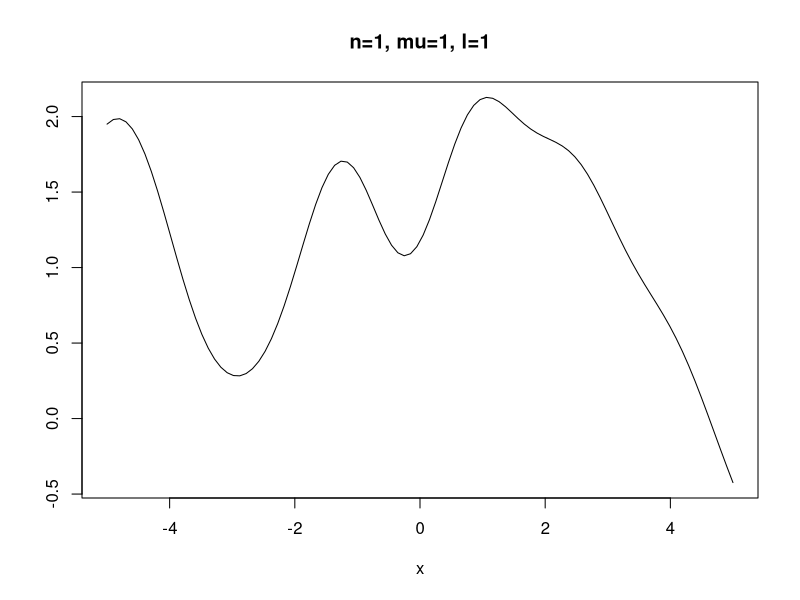
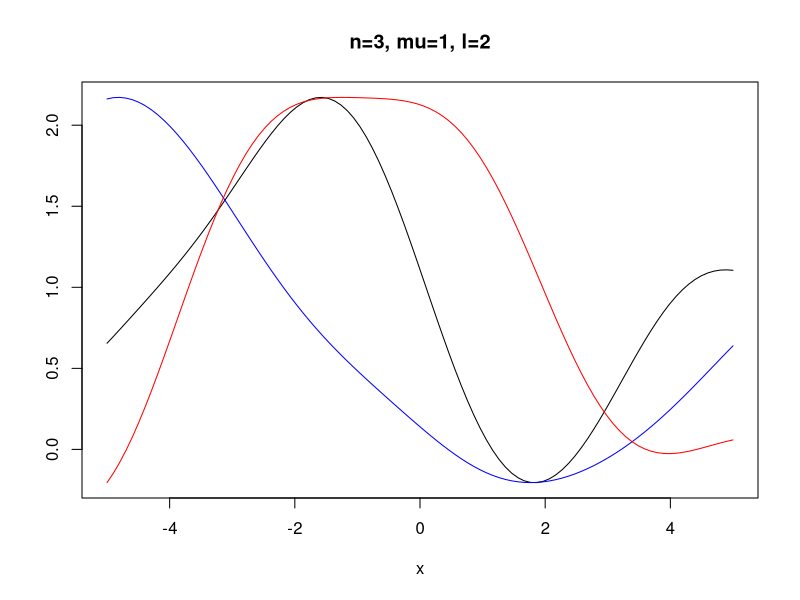
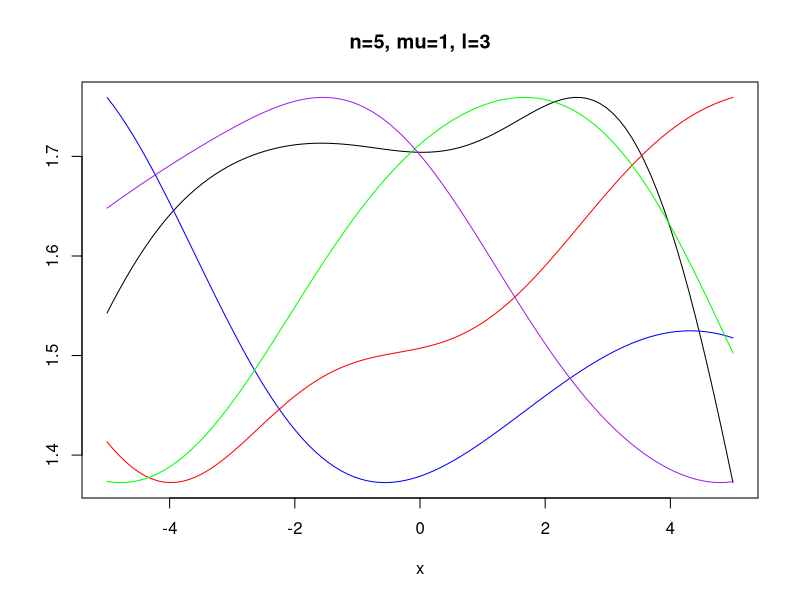
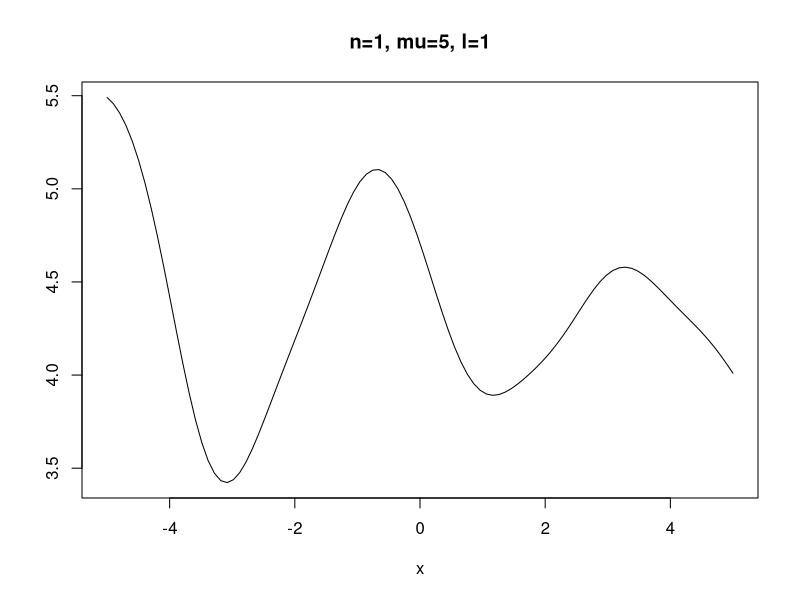
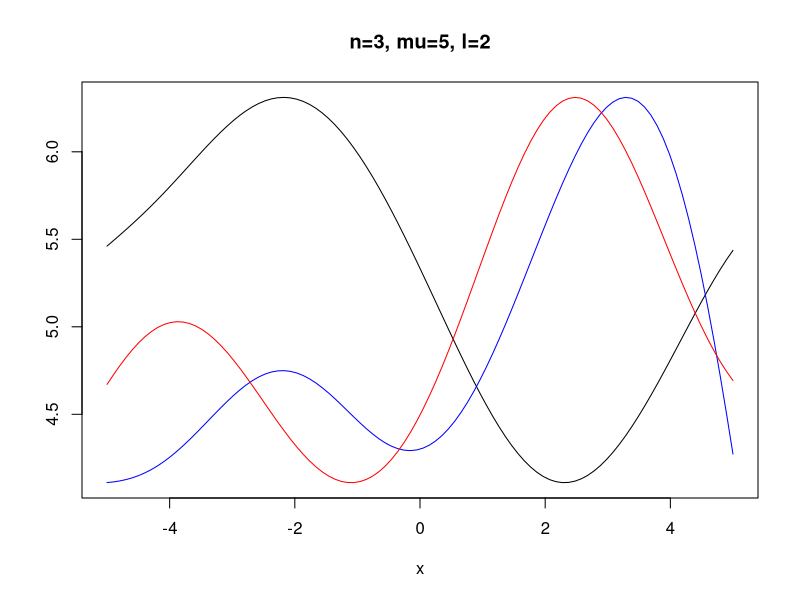
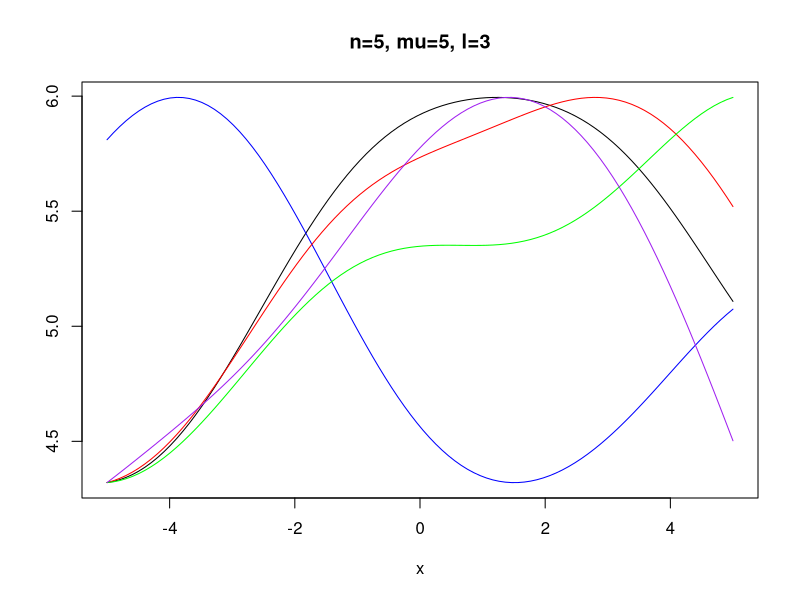
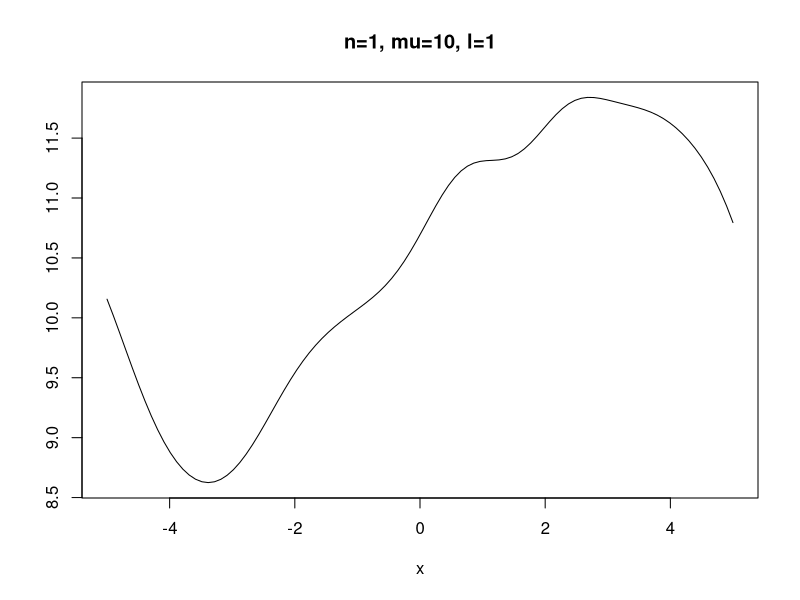
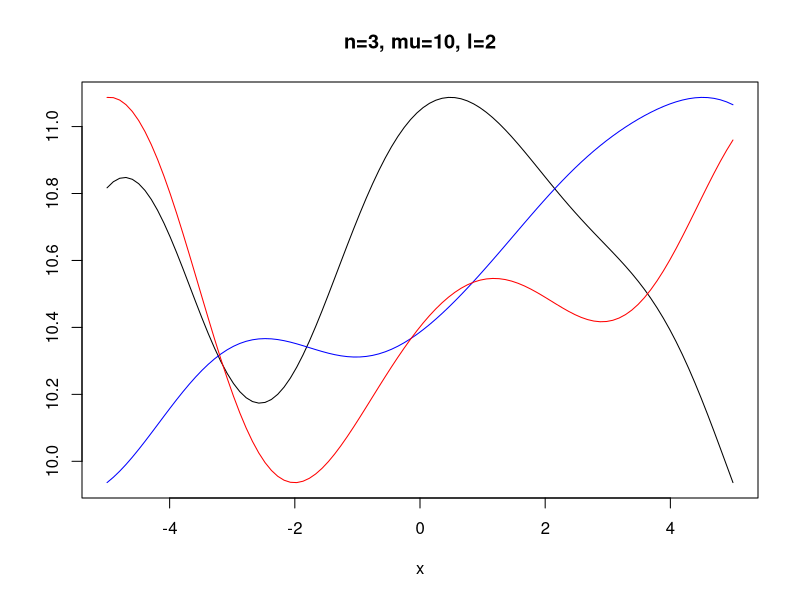

Reproduce these figures in R, in order.
############ Susan Cherry ##############
###### Advanced Machine Learning #######
########## Coding Assignment 3 #########
library(MASS)


######## Squared Exponential ###########

squared_exponential = function(x, y, l){
  
  #find the length of each
  len1=length(x)
  len2=length(y)
  
  #initialize a matrix
  sq_matrix= matrix(0, nrow=len1, ncol=len2)
  
  #iterate and add to the matrix
  for (i in 1:len1) {
    for (j in 1:len2) {
      sq_matrix[i,j] = exp(-((x[i]-y[j])^2)/(2*l^2))
    }
  }
  #return matrix
  return(sq_matrix)
  
}
  
  ########### Gamma Exponential ##################
  gamma_exp=function(x, y, l, gamma) {
    #find the length of each
    len1=length(x)
    len2=length(y)
    
    #initialize a matrix
    sq_matrix= matrix(0, nrow=len1, ncol=len2)
    
    #iterate and add to the matrix
    for (i in 1:len1) {
      for (j in 1:len2) {
        a=abs(x[i]-y[j])
        sq_matrix[i,j] = exp(-(a/l)^gamma)
      }
    }
    #return matrix 
    return(sq_matrix)
  }
  


  
  
  ########## Rational Quadtratic ###########
  rational_quad=function(x, y, k, alpha) {
    #find the length of each
    len1=length(x)
    len2=length(y)
    
    #initialize a matrix
    sq_matrix= matrix(0, nrow=len1, ncol=len2)
    
    #iterate and add to the matrix
    for (i in 1:len1) {
      for (j in 1:len2) {
        
        sq_matrix[i,j] = (1 + ((x[i]-y[j])^2/(2*alpha*k^2)))   ^(-alpha)
      }
    }
    #return matrix 
    return(sq_matrix)
  }
  


######## Squared Exponential Plots ##################

x_values=seq(-5,5,length=100)

########## n=1, mu=1, l=1
plot1_sigma=squared_exponential(x_values,x_values,1)
p1_norm=mvrnorm(1, rep(1, 100), plot1_sigma)
plot(x_values,p1_norm,xlab="x", ylab=" ",main="n=1, mu=1, l=1",type="l")


########## n=3, mu=1, l=2
plot2_sigma=squared_exponential(x_values,x_values,2)
p2_norm1=mvrnorm(1, rep(1, 100), plot2_sigma)
p2_norm2=mvrnorm(1, rep(1, 100), plot2_sigma)
p2_norm3=mvrnorm(1, rep(1, 100), plot2_sigma)

plot(x_values,p2_norm1,xlab="x", ylab=" ",main="n=3, mu=1, l=2",type="l")
par(new=TRUE)
plot(x_values,p2_norm2,col="blue",axes=FALSE,type="l",ylab=" ",xlab=" ")
par(new=TRUE)
plot(x_values,p2_norm3,col="red",axes=FALSE,type="l",ylab=" ",xlab=" ")

########## n=5, mu=1, l=3
plot3_sigma=squared_exponential(x_values,x_values,3)
p3_norm1=mvrnorm(1, rep(1, 100), plot3_sigma)
p3_norm2=mvrnorm(1, rep(1, 100), plot3_sigma)
p3_norm3=mvrnorm(1, rep(1, 100), plot3_sigma)
p3_norm4=mvrnorm(1, rep(1, 100), plot3_sigma)
p3_norm5=mvrnorm(1, rep(1, 100), plot3_sigma)

plot(x_values,p3_norm1,xlab="x", ylab=" ",main="n=5, mu=1, l=3",type="l")
par(new=TRUE)
plot(x_values,p3_norm2,col="blue",axes=FALSE,type="l",ylab=" ",xlab=" ")
par(new=TRUE)
plot(x_values,p3_norm3,col="red",axes=FALSE,type="l",ylab=" ",xlab=" ")
par(new=TRUE)
plot(x_values,p3_norm4,col="green",axes=FALSE,type="l",ylab=" ",xlab=" ")
par(new=TRUE)
plot(x_values,p3_norm5,col="purple",axes=FALSE,type="l",ylab=" ",xlab=" ")


########## n=1, mu=5, l=1
plot4_sigma=squared_exponential(x_values,x_values,1)
p4_norm=mvrnorm(1, rep(5, 100), plot4_sigma)
plot(x_values,p4_norm,xlab="x", ylab=" ",main="n=1, mu=5, l=1",type="l")

########## n=3, mu=5, l=2
plot5_sigma=squared_exponential(x_values,x_values,2)
p5_norm1=mvrnorm(1, rep(5, 100), plot5_sigma)
p5_norm2=mvrnorm(1, rep(5, 100), plot5_sigma)
p5_norm3=mvrnorm(1, rep(5, 100), plot5_sigma)

plot(x_values,p5_norm1,xlab="x", ylab=" ",main="n=3, mu=5, l=2",type="l")
par(new=TRUE)
plot(x_values,p5_norm2,col="blue",axes=FALSE,type="l",ylab=" ",xlab=" ")
par(new=TRUE)
plot(x_values,p5_norm3,col="red",axes=FALSE,type="l",ylab=" ",xlab=" ")

########## n=5, mu=5, l=3
plot6_sigma=squared_exponential(x_values,x_values,3)
p6_norm1=mvrnorm(1, rep(5, 100), plot6_sigma)
p6_norm2=mvrnorm(1, rep(5, 100), plot6_sigma)
p6_norm3=mvrnorm(1, rep(5, 100), plot6_sigma)
p6_norm4=mvrnorm(1, rep(5, 100), plot6_sigma)
p6_norm5=mvrnorm(1, rep(5, 100), plot6_sigma)

plot(x_values,p6_norm1,xlab="x", ylab=" ",main="n=5, mu=5, l=3",type="l")
par(new=TRUE)
plot(x_values,p6_norm2,col="blue",axes=FALSE,type="l",ylab=" ",xlab=" ")
par(new=TRUE)
plot(x_values,p6_norm3,col="red",axes=FALSE,type="l",ylab=" ",xlab=" ")
par(new=TRUE)
plot(x_values,p6_norm4,col="green",axes=FALSE,type="l",ylab=" ",xlab=" ")
par(new=TRUE)
plot(x_values,p6_norm5,col="purple",axes=FALSE,type="l",ylab=" ",xlab=" ")

########## n=1, mu=10, l=1
plot7_sigma=squared_exponential(x_values,x_values,1)
p7_norm=mvrnorm(1, rep(10, 100), plot7_sigma)
plot(x_values,p7_norm,xlab="x", ylab=" ",main="n=1, mu=10, l=1",type="l")

########## n=3, mu=10, l=2
plot8_sigma=squared_exponential(x_values,x_values,2)
p8_norm1=mvrnorm(1, rep(10, 100), plot8_sigma)
p8_norm2=mvrnorm(1, rep(10, 100), plot8_sigma)
p8_norm3=mvrnorm(1, rep(10, 100), plot8_sigma)

plot(x_values,p8_norm1,xlab="x", ylab=" ",main="n=3, mu=10, l=2",type="l")
par(new=TRUE)
plot(x_values,p8_norm2,col="blue",axes=FALSE,type="l",ylab=" ",xlab=" ")
par(new=TRUE)
plot(x_values,p8_norm3,col="red",axes=FALSE,type="l",ylab=" ",xlab=" ")


########## n=5, mu=10, l=3

plot9_sigma=squared_exponential(x_values,x_values,3)
p9_norm1=mvrnorm(1, rep(10, 100), plot9_sigma)
p9_norm2=mvrnorm(1, rep(10, 100), plot9_sigma)
p9_norm3=mvrnorm(1, rep(10, 100), plot9_sigma)
p9_norm4=mvrnorm(1, rep(10, 100), plot9_sigma)
p9_norm5=mvrnorm(1, rep(10, 100), plot9_sigma)

plot(x_values,p9_norm1,xlab="x", ylab=" ",main="n=5, mu=10, l=3",type="l")
par(new=TRUE)
plot(x_values,p9_norm2,col="blue",axes=FALSE,type="l",ylab=" ",xlab=" ")
par(new=TRUE)
plot(x_values,p9_norm3,col="red",axes=FALSE,type="l",ylab=" ",xlab=" ")
par(new=TRUE)
plot(x_values,p9_norm4,col="green",axes=FALSE,type="l",ylab=" ",xlab=" ")
par(new=TRUE)
plot(x_values,p9_norm5,col="purple",axes=FALSE,type="l",ylab=" ",xlab=" ")


################## Gamma Exponential Plots

###### n=1, mu=1, l=1, gamma=0.1 

plot10_sigma=  gamma_exp(x_values,x_values,1,0.1)
p10_norm=mvrnorm(1, rep(1, 100), plot10_sigma)
plot(x_values,p10_norm,xlab="x", ylab=" ",main="n=1, mu=1, l=1, gamma=0.1",type="l")

###### n=3, mu=1, l=2, gamma=1 
plot11_sigma=gamma_exp(x_values,x_values,2,1)
p11_norm1=mvrnorm(1, rep(5, 100), plot11_sigma)
p11_norm2=mvrnorm(1, rep(5, 100), plot11_sigma)
p11_norm3=mvrnorm(1, rep(5, 100), plot11_sigma)

plot(x_values,p11_norm1,xlab="x", ylab=" ",main="n=3, mu=5, l=2, gamma=1",type="l")
par(new=TRUE)
plot(x_values,p11_norm2,col="blue",axes=FALSE,type="l",ylab=" ",xlab=" ")
par(new=TRUE)
plot(x_values,p11_norm3,col="red",axes=FALSE,type="l",ylab=" ",xlab=" ")


###### n=5, mu=1, l=3, gamma=2
plot12_sigma=gamma_exp(x_values,x_values,3,2)
p12_norm1=mvrnorm(1, rep(1, 100), plot12_sigma)
p12_norm2=mvrnorm(1, rep(1, 100), plot12_sigma)
p12_norm3=mvrnorm(1, rep(1, 100), plot12_sigma)
p12_norm4=mvrnorm(1, rep(1, 100), plot12_sigma)
p12_norm5=mvrnorm(1, rep(1, 100), plot12_sigma)

plot(x_values,p12_norm1,xlab="x", ylab=" ",main="n=5, mu=1, l=3, gamma=2",type="l")
par(new=TRUE)
plot(x_values,p12_norm2,col="blue",axes=FALSE,type="l",ylab=" ",xlab=" ")
par(new=TRUE)
plot(x_values,p12_norm3,col="red",axes=FALSE,type="l",ylab=" ",xlab=" ")
par(new=TRUE)
plot(x_values,p12_norm4,col="green",axes=FALSE,type="l",ylab=" ",xlab=" ")
par(new=TRUE)
plot(x_values,p12_norm5,col="purple",axes=FALSE,type="l",ylab=" ",xlab=" ")

###### n=1, mu=5, l=1, gamma=0.1 
plot13_sigma=  gamma_exp(x_values,x_values,1,0.1)
p13_norm=mvrnorm(1, rep(5, 100), plot13_sigma)
plot(x_values,p13_norm,xlab="x", ylab=" ",main="n=1, mu=5, l=1, gamma=0.1",type="l")

###### n=3, mu=5, l=2, gamma=1 
plot14_sigma=gamma_exp(x_values,x_values,2,1)
p14_norm1=mvrnorm(1, rep(10, 100), plot14_sigma)
p14_norm2=mvrnorm(1, rep(10, 100), plot14_sigma)
p14_norm3=mvrnorm(1, rep(10, 100), plot14_sigma)

plot(x_values,p14_norm1,xlab="x", ylab=" ",main="n=3, mu=10, l=2, gamma=1",type="l")
par(new=TRUE)
plot(x_values,p14_norm2,col="blue",axes=FALSE,type="l",ylab=" ",xlab=" ")
par(new=TRUE)
plot(x_values,p14_norm3,col="red",axes=FALSE,type="l",ylab=" ",xlab=" ")


###### n=5, mu=5, l=3, gamma=2
plot15_sigma=gamma_exp(x_values,x_values,3,2)
p15_norm1=mvrnorm(1, rep(5, 100), plot15_sigma)
p15_norm2=mvrnorm(1, rep(5, 100), plot15_sigma)
p15_norm3=mvrnorm(1, rep(5, 100), plot15_sigma)
p15_norm4=mvrnorm(1, rep(5, 100), plot15_sigma)
p15_norm5=mvrnorm(1, rep(5, 100), plot15_sigma)

plot(x_values,p15_norm1,xlab="x", ylab=" ",main="n=5, mu=5, l=3, gamma=2",type="l")
par(new=TRUE)
plot(x_values,p15_norm2,col="blue",axes=FALSE,type="l",ylab=" ",xlab=" ")
par(new=TRUE)
plot(x_values,p15_norm3,col="red",axes=FALSE,type="l",ylab=" ",xlab=" ")
par(new=TRUE)
plot(x_values,p15_norm4,col="green",axes=FALSE,type="l",ylab=" ",xlab=" ")
par(new=TRUE)
plot(x_values,p15_norm5,col="purple",axes=FALSE,type="l",ylab=" ",xlab=" ")

###### n=1, mu=10, l=1, gamma=0.1 
plot16_sigma=  gamma_exp(x_values,x_values,1,0.1)
p16_norm=mvrnorm(1, rep(10, 100), plot16_sigma)
plot(x_values,p16_norm,xlab="x", ylab=" ",main="n=1, mu=10, l=1, gamma=0.1",type="l")


###### n=3, mu=10, l=2, gamma=1 
plot17_sigma=gamma_exp(x_values,x_values,2,1)
p17_norm1=mvrnorm(1, rep(5, 100), plot17_sigma)
p17_norm2=mvrnorm(1, rep(5, 100), plot17_sigma)
p17_norm3=mvrnorm(1, rep(5, 100), plot17_sigma)

plot(x_values,p17_norm1,xlab="x", ylab=" ",main="n=3, mu=5, l=2, gamma=1",type="l")
par(new=TRUE)
plot(x_values,p17_norm2,col="blue",axes=FALSE,type="l",ylab=" ",xlab=" ")
par(new=TRUE)
plot(x_values,p17_norm3,col="red",axes=FALSE,type="l",ylab=" ",xlab=" ")


###### n=5, mu=10, l=3, gamma=2
plot18_sigma=gamma_exp(x_values,x_values,3,2)
p18_norm1=mvrnorm(1, rep(10, 100), plot18_sigma)
p18_norm2=mvrnorm(1, rep(10, 100), plot18_sigma)
p18_norm3=mvrnorm(1, rep(10, 100), plot18_sigma)
p18_norm4=mvrnorm(1, rep(10, 100), plot18_sigma)
p18_norm5=mvrnorm(1, rep(10, 100), plot18_sigma)

plot(x_values,p18_norm1,xlab="x", ylab=" ",main="n=5, mu=10, l=3, gamma=2",type="l")
par(new=TRUE)
plot(x_values,p18_norm2,col="blue",axes=FALSE,type="l",ylab=" ",xlab=" ")
par(new=TRUE)
plot(x_values,p18_norm3,col="red",axes=FALSE,type="l",ylab=" ",xlab=" ")
par(new=TRUE)
plot(x_values,p18_norm4,col="green",axes=FALSE,type="l",ylab=" ",xlab=" ")
par(new=TRUE)
plot(x_values,p18_norm5,col="purple",axes=FALSE,type="l",ylab=" ",xlab=" ")


########### Rational Quad Plots 



#### n=1, mu=1, l=1, alpha=0.1
plot20_sigma= rational_quad(x_values,x_values,1,0.1)
p20_norm=mvrnorm(1, rep(1, 100), plot20_sigma)
plot(x_values,p20_norm,xlab="x", ylab=" ",main="n=1, mu=1, l=1, alpha=0.1",type="l")


#### n=3, mu=1, l=1, alpha=1
plot21_sigma=rational_quad(x_values,x_values,2,1)
p21_norm1=mvrnorm(1, rep(1, 100), plot21_sigma)
p21_norm2=mvrnorm(1, rep(1, 100), plot21_sigma)
p21_norm3=mvrnorm(1, rep(1, 100), plot21_sigma)

plot(x_values,p21_norm1,xlab="x", ylab=" ",main="n=3, mu=1, l=2, alpha=1",type="l")
par(new=TRUE)
plot(x_values,p21_norm2,col="blue",axes=FALSE,type="l",ylab=" ",xlab=" ")
par(new=TRUE)
plot(x_values,p21_norm3,col="red",axes=FALSE,type="l",ylab=" ",xlab=" ")


#### n=5, mu=1, l=1, alpha=3
plot22_sigma=rational_quad(x_values,x_values,3,3)
p22_norm1=mvrnorm(1, rep(1, 100), plot22_sigma)
p22_norm2=mvrnorm(1, rep(1, 100), plot22_sigma)
p22_norm3=mvrnorm(1, rep(1, 100), plot22_sigma)
p22_norm4=mvrnorm(1, rep(1, 100), plot22_sigma)
p22_norm5=mvrnorm(1, rep(1, 100), plot22_sigma)

plot(x_values,p22_norm1,xlab="x", ylab=" ",main="n=5, mu=1, l=3, alpha=3",type="l")
par(new=TRUE)
plot(x_values,p22_norm2,col="blue",axes=FALSE,type="l",ylab=" ",xlab=" ")
par(new=TRUE)
plot(x_values,p22_norm3,col="red",axes=FALSE,type="l",ylab=" ",xlab=" ")
par(new=TRUE)
plot(x_values,p22_norm4,col="green",axes=FALSE,type="l",ylab=" ",xlab=" ")
par(new=TRUE)
plot(x_values,p22_norm5,col="purple",axes=FALSE,type="l",ylab=" ",xlab=" ")


#### n=1, mu=5, l=1, alpha=0.1
plot23_sigma= rational_quad(x_values,x_values,1,0.1)
p23_norm=mvrnorm(1, rep(5, 100), plot23_sigma)
plot(x_values,p23_norm,xlab="x", ylab=" ",main="n=1, mu=5, l=1, alpha=0.1",type="l")


#### n=3, mu=5, l=1, alpha=1
plot24_sigma=rational_quad(x_values,x_values,2,1)
p24_norm1=mvrnorm(1, rep(5, 100), plot24_sigma)
p24_norm2=mvrnorm(1, rep(5, 100), plot24_sigma)
p24_norm3=mvrnorm(1, rep(5, 100), plot24_sigma)

plot(x_values,p24_norm1,xlab="x", ylab=" ",main="n=3, mu=5, l=2, alpha=1",type="l")
par(new=TRUE)
plot(x_values,p24_norm2,col="blue",axes=FALSE,type="l",ylab=" ",xlab=" ")
par(new=TRUE)
plot(x_values,p24_norm3,col="red",axes=FALSE,type="l",ylab=" ",xlab=" ")

#### n=5, mu=5, l=1, alpha=3
plot25_sigma=rational_quad(x_values,x_values,3,3)
p25_norm1=mvrnorm(1, rep(5, 100), plot25_sigma)
p25_norm2=mvrnorm(1, rep(5, 100), plot25_sigma)
p25_norm3=mvrnorm(1, rep(5, 100), plot25_sigma)
p25_norm4=mvrnorm(1, rep(5, 100), plot25_sigma)
p25_norm5=mvrnorm(1, rep(5, 100), plot25_sigma)

plot(x_values,p25_norm1,xlab="x", ylab=" ",main="n=5, mu=5, l=3, alpha=3",type="l")
par(new=TRUE)
plot(x_values,p25_norm2,col="blue",axes=FALSE,type="l",ylab=" ",xlab=" ")
par(new=TRUE)
plot(x_values,p25_norm3,col="red",axes=FALSE,type="l",ylab=" ",xlab=" ")
par(new=TRUE)
plot(x_values,p25_norm4,col="green",axes=FALSE,type="l",ylab=" ",xlab=" ")
par(new=TRUE)
plot(x_values,p25_norm5,col="purple",axes=FALSE,type="l",ylab=" ",xlab=" ")


#### n=1, mu=10, l=1, alpha=0.1
plot26_sigma= rational_quad(x_values,x_values,1,0.1)
p26_norm=mvrnorm(1, rep(10, 100), plot20_sigma)
plot(x_values,p26_norm,xlab="x", ylab=" ",main="n=1, mu=10, l=1, alpha=0.1",type="l")


#### n=3, mu=10, l=1, alpha=1
plot27_sigma=rational_quad(x_values,x_values,2,1)
p27_norm1=mvrnorm(1, rep(10, 100), plot27_sigma)
p27_norm2=mvrnorm(1, rep(10, 100), plot27_sigma)
p27_norm3=mvrnorm(1, rep(10, 100), plot27_sigma)

plot(x_values,p27_norm1,xlab="x", ylab=" ",main="n=3, mu=10, l=2, alpha=3",type="l")
par(new=TRUE)
plot(x_values,p27_norm2,col="blue",axes=FALSE,type="l",ylab=" ",xlab=" ")
par(new=TRUE)
plot(x_values,p27_norm3,col="red",axes=FALSE,type="l",ylab=" ",xlab=" ")


#### n=5, mu=10, l=1, alpha=3
plot28_sigma=rational_quad(x_values,x_values,3,3)
p28_norm1=mvrnorm(1, rep(10, 100), plot28_sigma)
p28_norm2=mvrnorm(1, rep(10, 100), plot28_sigma)
p28_norm3=mvrnorm(1, rep(10, 100), plot28_sigma)
p28_norm4=mvrnorm(1, rep(10, 100), plot28_sigma)
p28_norm5=mvrnorm(1, rep(10, 100), plot28_sigma)

plot(x_values,p28_norm1,xlab="x", ylab=" ",main="n=5, mu=10, l=3, alpha=3",type="l")
par(new=TRUE)
plot(x_values,p28_norm2,col="blue",axes=FALSE,type="l",ylab=" ",xlab=" ")
par(new=TRUE)
plot(x_values,p28_norm3,col="red",axes=FALSE,type="l",ylab=" ",xlab=" ")
par(new=TRUE)
plot(x_values,p28_norm4,col="green",axes=FALSE,type="l",ylab=" ",xlab=" ")
par(new=TRUE)
plot(x_values,p28_norm5,col="purple",axes=FALSE,type="l",ylab=" ",xlab=" ")


